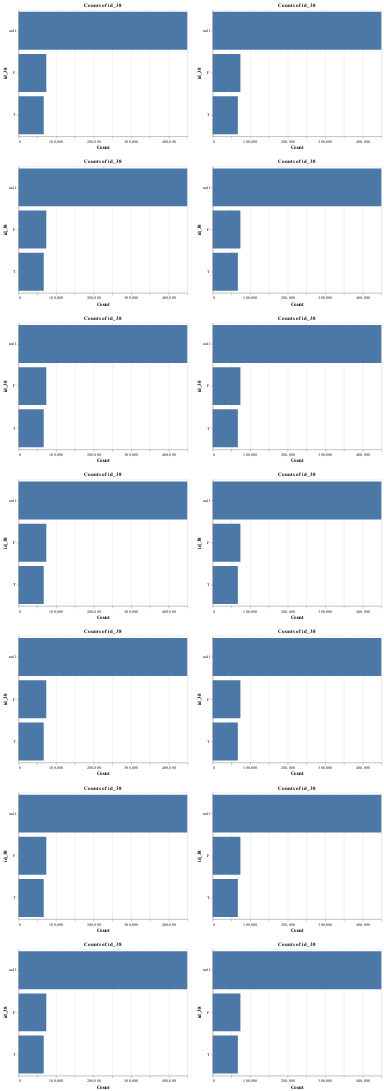

Write notebook code for a chart like this one.
### Code cell
charts = {}
for i in ['ProductCD', 'card4', 'card6', 'M4', 'M1', 'M2', 'M3', 'M5', 'M6', 'M7', 'M8', 'M9']:
    horizontal_histogram(ds.X_train, i)
    charts[i] = chart                         
    
(charts['ProductCD'] | charts['card4']) & (charts['card6'] | charts['M4']) & (charts['card6'] | charts['M4']) & (charts['M1'] | charts['M2']) & (charts['M3'] | charts['M5']) & (charts['M6'] | charts['M7']) & (charts['M8'] | charts['M9'])

### Figure 1 — Vega-Lite specification as saved in the notebook (floating-point values rounded to 4 significant figures)
{"$schema": "https://vega.github.io/schema/vega-lite/v3.3.0.json", "config": {"mark": {"tooltip": null}, "view": {"height": 300, "width": 400}}, "data": {"name": "data-592d65dd0791ccf1da921bb081b4e957"}, "datasets": {"data-592d65dd0791ccf1da921bb081b4e957": [{"count": 449555, "id_38": null}, {"count": 73922, "id_38": "F"}, {"count": 67063, "id_38": "T"}]}, "vconcat": [{"hconcat": [{"encoding": {"tooltip": [{"field": "id_38", "type": "nominal"}, {"field": "count", "type": "quantitative"}], "x": {"axis": {"title": "Count"}, "field": "count", "type": "quantitative"}, "y": {"axis": {"title": "id_38"}, "field": "id_38", "type": "nominal"}}, "mark": "bar", "title": "Counts of id_38", "width": 400}, {"encoding": {"tooltip": [{"field": "id_38", "type": "nominal"}, {"field": "count", "type": "quantitative"}], "x": {"axis": {"title": "Count"}, "field": "count", "type": "quantitative"}, "y": {"axis": {"title": "id_38"}, "field": "id_38", "type": "nominal"}}, "mark": "bar", "title": "Counts of id_38", "width": 400}]}, {"hconcat": [{"encoding": {"tooltip": [{"field": "id_38", "type": "nominal"}, {"field": "count", "type": "quantitative"}], "x": {"axis": {"title": "Count"}, "field": "count", "type": "quantitative"}, "y": {"axis": {"title": "id_38"}, "field": "id_38", "type": "nominal"}}, "mark": "bar", "title": "Counts of id_38", "width": 400}, {"encoding": {"tooltip": [{"field": "id_38", "type": "nominal"}, {"field": "count", "type": "quantitative"}], "x": {"axis": {"title": "Count"}, "field": "count", "type": "quantitative"}, "y": {"axis": {"title": "id_38"}, "field": "id_38", "type": "nominal"}}, "mark": "bar", "title": "Counts of id_38", "width": 400}]}, {"hconcat": [{"encoding": {"tooltip": [{"field": "id_38", "type": "nominal"}, {"field": "count", "type": "quantitative"}], "x": {"axis": {"title": "Count"}, "field": "count", "type": "quantitative"}, "y": {"axis": {"title": "id_38"}, "field": "id_38", "type": "nominal"}}, "mark": "bar", "title": "Counts of id_38", "width": 400}, {"encoding": {"tooltip": [{"field": "id_38", "type": "nominal"}, {"field": "count", "type": "quantitative"}], "x": {"axis": {"title": "Count"}, "field": "count", "type": "quantitative"}, "y": {"axis": {"title": "id_38"}, "field": "id_38", "type": "nominal"}}, "mark": "bar", "title": "Counts of id_38", "width": 400}]}, {"hconcat": [{"encoding": {"tooltip": [{"field": "id_38", "type": "nominal"}, {"field": "count", "type": "quantitative"}], "x": {"axis": {"title": "Count"}, "field": "count", "type": "quantitative"}, "y": {"axis": {"title": "id_38"}, "field": "id_38", "type": "nominal"}}, "mark": "bar", "title": "Counts of id_38", "width": 400}, {"encoding": {"tooltip": [{"field": "id_38", "type": "nominal"}, {"field": "count", "type": "quantitative"}], "x": {"axis": {"title": "Count"}, "field": "count", "type": "quantitative"}, "y": {"axis": {"title": "id_38"}, "field": "id_38", "type": "nominal"}}, "mark": "bar", "title": "Counts of id_38", "width": 400}]}, {"hconcat": [{"encoding": {"tooltip": [{"field": "id_38", "type": "nominal"}, {"field": "count", "type": "quantitative"}], "x": {"axis": {"title": "Count"}, "field": "count", "type": "quantitative"}, "y": {"axis": {"title": "id_38"}, "field": "id_38", "type": "nominal"}}, "mark": "bar", "title": "Counts of id_38", "width": 400}, {"encoding": {"tooltip": [{"field": "id_38", "type": "nominal"}, {"field": "count", "type": "quantitative"}], "x": {"axis": {"title": "Count"}, "field": "count", "type": "quantitative"}, "y": {"axis": {"title": "id_38"}, "field": "id_38", "type": "nominal"}}, "mark": "bar", "title": "Counts of id_38", "width": 400}]}, {"hconcat": [{"encoding": {"tooltip": [{"field": "id_38", "type": "nominal"}, {"field": "count", "type": "quantitative"}], "x": {"axis": {"title": "Count"}, "field": "count", "type": "quantitative"}, "y": {"axis": {"title": "id_38"}, "field": "id_38", "type": "nominal"}}, "mark": "bar", "title": "Counts of id_38", "width": 400}, {"encoding": {"tooltip": [{"field": "id_38", "type": "nominal"}, {"field": "count", "type": "quantitative"}], "x": {"axis": {"title": "Count"}, "field": "count", "type": "quantitative"}, "y": {"axis": {"title": "id_38"}, "field": "id_38", "type": "nominal"}}, "mark": "bar", "title": "Counts of id_38", "width": 400}]}, {"hconcat": [{"encoding": {"tooltip": [{"field": "id_38", "type": "nominal"}, {"field": "count", "type": "quantitative"}], "x": {"axis": {"title": "Count"}, "field": "count", "type": "quantitative"}, "y": {"axis": {"title": "id_38"}, "field": "id_38", "type": "nominal"}}, "mark": "bar", "title": "Counts of id_38", "width": 400}, {"encoding": {"tooltip": [{"field": "id_38", "type": "nominal"}, {"field": "count", "type": "quantitative"}], "x": {"axis": {"title": "Count"}, "field": "count", "type": "quantitative"}, "y": {"axis": {"title": "id_38"}, "field": "id_38", "type": "nominal"}}, "mark": "bar", "title": "Counts of id_38", "width": 400}]}]}
